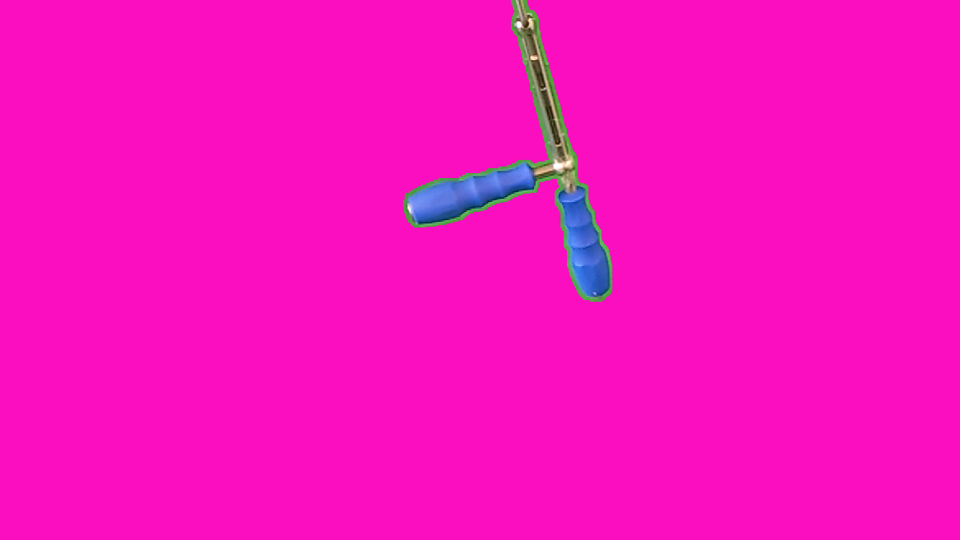
#> input picture DataSet/training_folder/images/anglepink12_1.png, 1920 x 1080 px (shown at 1/2 size); its folder holds 4 pictures in this run
$ python resize_images.py
#> lines starting #> are read from the running program, lines starting #| are printed output that depends on the picture
import cv2 as cv
import os
'''
image = cv.imread('DataSet/testing_folder/images/image_1.png')
mask = cv.imread('DataSet/testing_folder/masks/image_1.png')
print(image.shape)
print(mask.shape)
'''
image_names = os.listdir('DataSet/training_folder/images')

for image_name in image_names:
    image_path = 'DataSet/training_folder/images/' + image_name
    mask_path = 'DataSet/training_folder/masks/' + image_name

    image = cv.imread(image_path)
#> image is the input picture: shape (1080, 1920, 3); mean B, G, R 189.6, 17.2, 245.5
    mask = cv.imread(mask_path)
    print(image.shape)
#| (1080, 1920, 3)
    print(mask.shape)
#| (1080, 1920, 3)

    image = cv.resize(image, (760, 428))
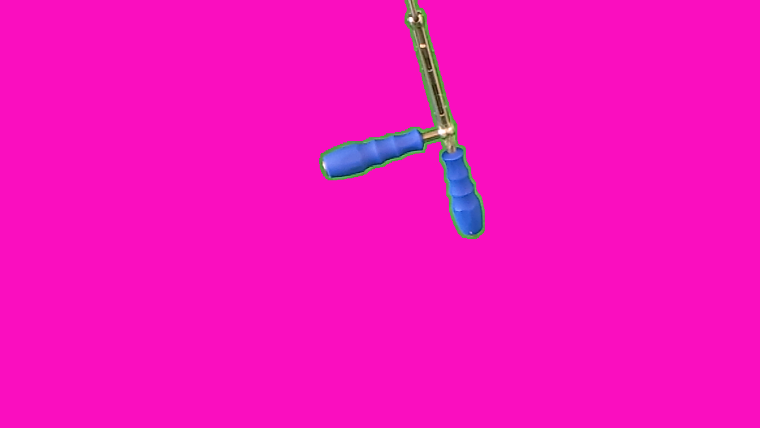
#> image: shape (428, 760, 3); mean B, G, R 189.6, 17.2, 245.5
    mask = cv.resize(mask, (760, 428))
    os.remove(image_path)
    cv.imwrite(image_path, image)
    os.remove(mask_path)
    cv.imwrite(mask_path, mask)
#> pass 2 of the loop `for image_name in image_names:`:
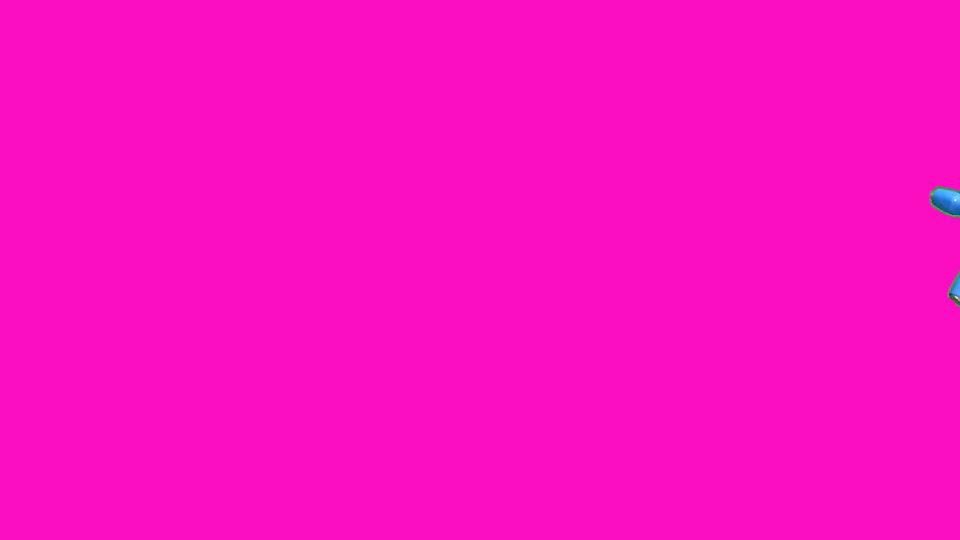
#> input picture DataSet/training_folder/images/anglepink13_1.png, 1920 x 1080 px (shown at 1/2 size)
#> image is the input picture: shape (1080, 1920, 3); mean B, G, R 191, 14.2, 249.6
#| (1080, 1920, 3)
#| (1080, 1920, 3)
#> `image = cv.resize(image, (760, 428))`:
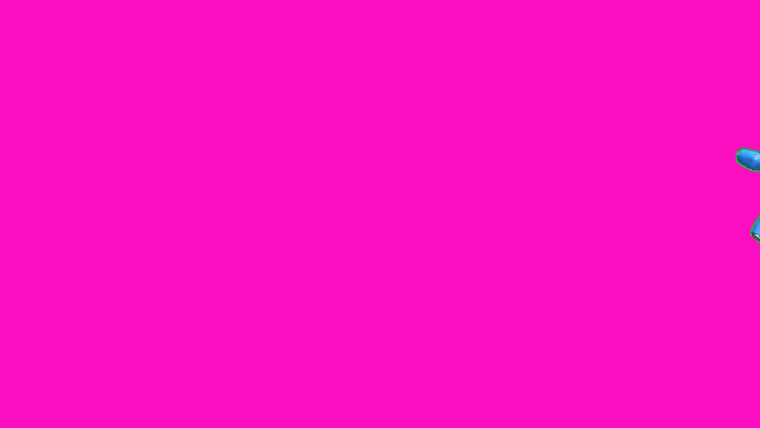
#> image: shape (428, 760, 3); mean B, G, R 191, 14.3, 249.6
#> pass 3 of the loop `for image_name in image_names:`:
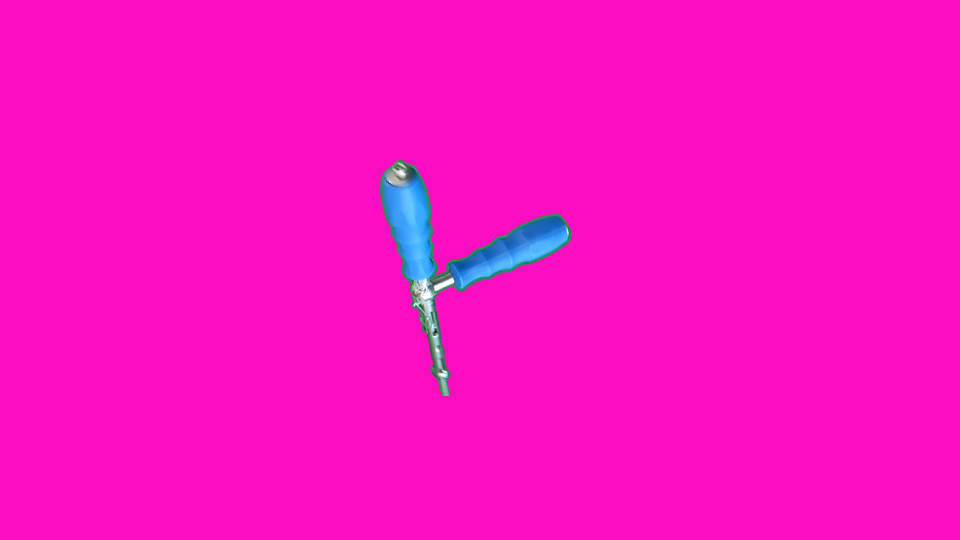
#> input picture DataSet/training_folder/images/anglepink17_1.png, 1920 x 1080 px (shown at 1/2 size)
#> image is the input picture: shape (1080, 1920, 3); mean B, G, R 191, 17, 246.1
#| (1080, 1920, 3)
#| (1080, 1920, 3)
#> `image = cv.resize(image, (760, 428))`:
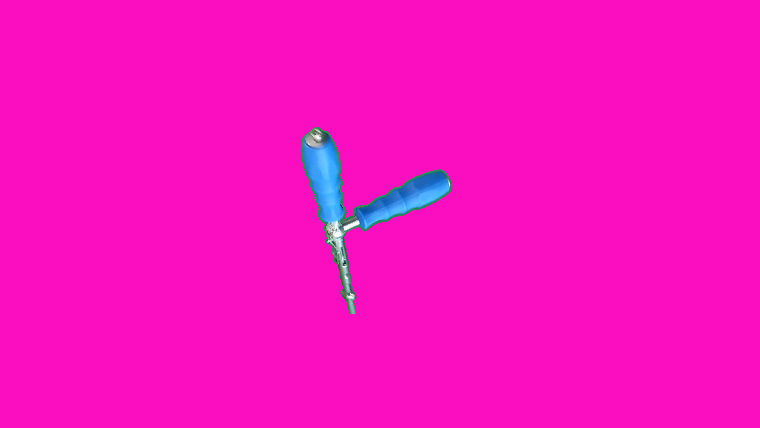
#> image: shape (428, 760, 3); mean B, G, R 191, 17, 246.1
#> the loop made 4 passes; the first 3 are shown
